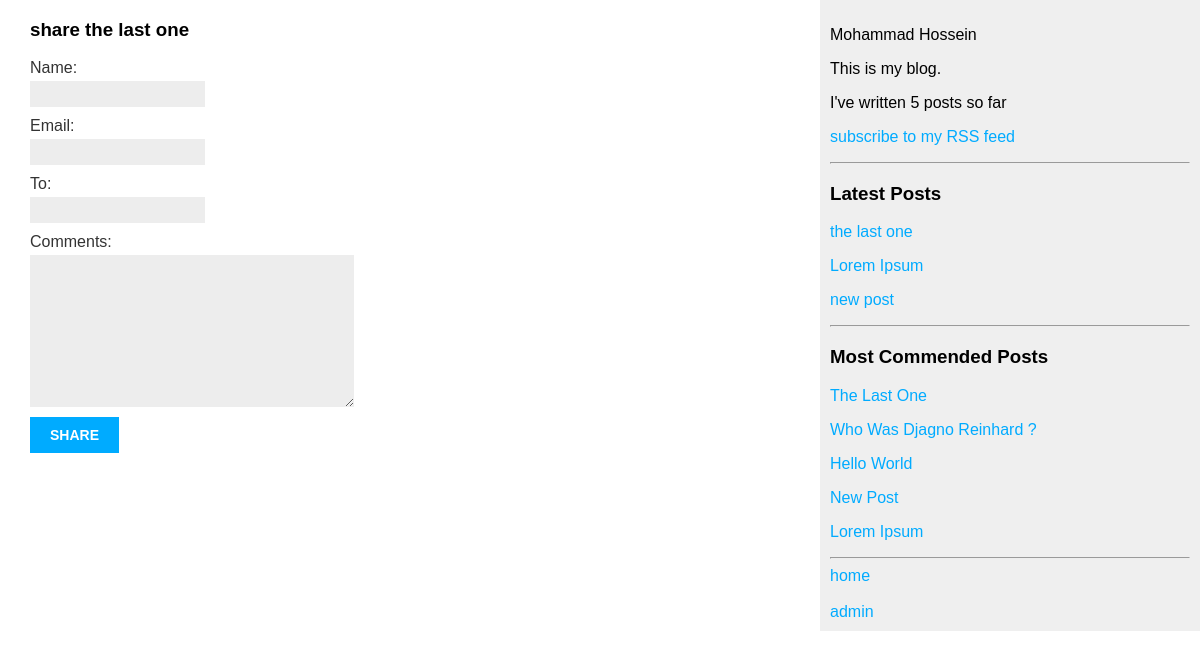
The page /blog/5/share/ on the database as committed earlier.
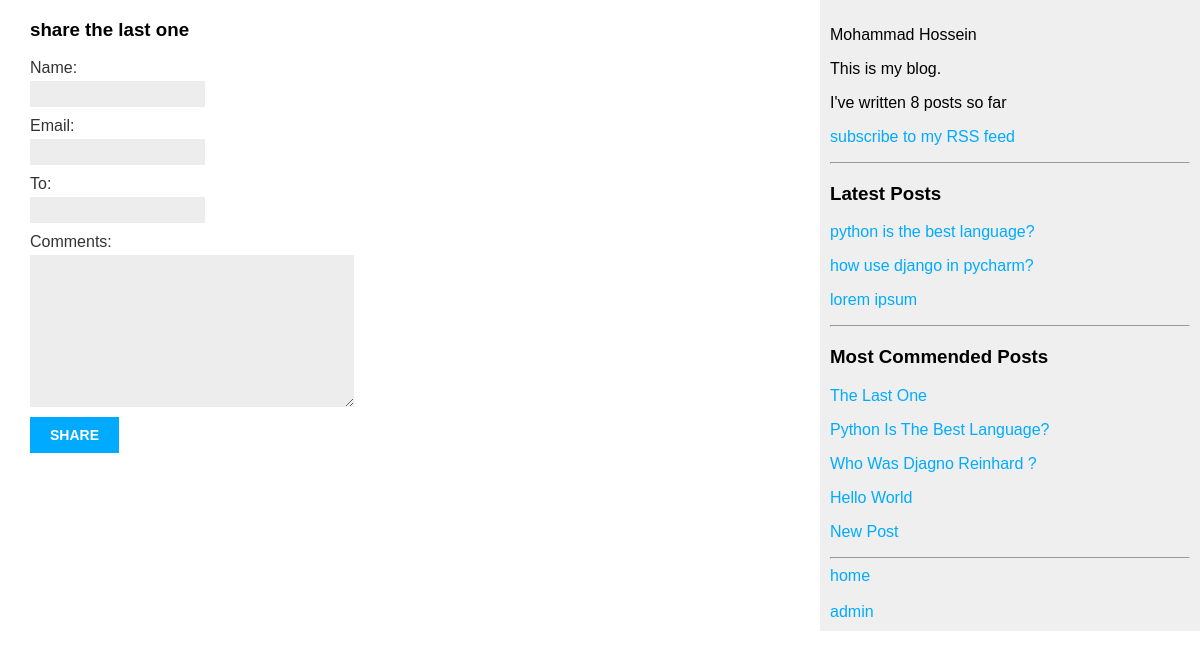
The same page on the database as committed later.
### blog/models.py (models this page shows, shortened)
class Post(models.Model):
    class Status(models.TextChoices):
        DRAFT = "DF", "Draft"
        PUBLISHED = "PB", "Published"
    title = models.CharField(max_length=250)
    slug = models.SlugField(max_length=250, unique_for_date='publish')
    tags = TaggableManager()
    author = models.ForeignKey(User, on_delete=models.CASCADE, related_name='posts')
    body = models.TextField()
    publish = models.DateTimeField(default=timezone.now)
    created = models.DateTimeField(auto_now_add=True)
    updated = models.DateTimeField(auto_now=True)
    status = models.CharField(max_length=2, choices=Status.choices, default=Status.DRAFT)
    objects = models.Manager()
    published = PublishedManager()
    class Meta:
        ordering = ['-publish']
        indexes = [
            models.Index(fields=['-publish']),
        ]
    def get_absolute_url(self):
        return reverse('blog:post_detail', args=[self.publish.year, self.publish.month, self.publish.day, self.slug])

### blog/views.py (the view)
# urls.py: path('<int:post_id>/share/', post_share, name='post_share'),
def post_share(request, post_id):
    post = get_object_or_404(Post, id=post_id, status=Post.Status.PUBLISHED)
    sent = False
    if request.method == 'POST':
        form = EmailPostForm(request.POST)
        if form.is_valid():
            cd = form.cleaned_data
            post_url = request.build_absolute_uri(
                post.get_absolute_url())
            subject = f"{cd['name']} recommends you read " \
                      f"{post.title}"
            message = f"Read {post.title} at {post_url}\n\n" \
                      f"{cd['name']}\'s comments: {cd['comments']}"
            send_mail(subject, message, 'budeikin52@gmail.com', [cd['to'], ])
            sent = True
    else:
        form = EmailPostForm()
    return render(request, 'blog/post/share.html', {'post': post, 'form': form, 'sent': sent})

### blog/forms.py
class EmailPostForm(forms.Form):
    name = forms.CharField(max_length=25)
    email = forms.EmailField()
    to = forms.EmailField()
    comments = forms.CharField(required=False,
                               widget=forms.Textarea)

### blog/models.py (called while the page is built)
    def get_queryset(self):
        return super().get_queryset().filter(status=Post.Status.PUBLISHED)

### blog/templatetags/blog_tags.py (called while the page is built)
@register.simple_tag
def total_posts():
    return Post.published.count()

@register.inclusion_tag('blog/post/latest_posts.html')
def recent_posts(count=5):
    latest_posts = Post.published.order_by('-publish')[:count]
    return {'latest_posts': latest_posts}

@register.simple_tag
def get_most_commended_posts(count=5):
    return Post.published.annotate(total_comments=Count('comments')).order_by('-total_comments')[:count]

### blog/templates/blog/post/share.html (shortened to what this page needs)
{% extends 'blog/base.html' %}
{% block content %}
    <div>
        {% if sent %}
            <h3>{{ post.tile }} sent successfully to {{ form.cleaned_data.to }}</h3>
        {% else %}
            <h3>share {{ post.title }}</h3>
            <form method="post">
                {{ form.as_p }}
                <input type="submit" value="share">
            </form>
        {% endif %}
    </div>
{% endblock %}

### blog/templates/blog/base.html (shortened to what this page needs)
{% load static %}
{% load blog_tags %}
<!DOCTYPE html>
<html lang="en">
<head>
    <link rel="stylesheet" href="{% static 'blog/css/blog.css' %}">
</head>
<body>
<div id="content">
    {% block content %}
    {% endblock %}
</div>
<div id="sidebar">
    <p>Mohammad Hossein</p>
    <p>This is my blog.</p>
    <p>I've written {% total_posts %} posts so far</p>
    <p>
        <a href="{% url 'blog:post_feed' %}">subscribe to my RSS feed</a>
    </p>
    <hr>
    <h3>Latest Posts</h3>
    {% recent_posts 3 %}
    <hr>
    <h3>Most Commended Posts</h3>
    {% get_most_commended_posts as most_commented_posts %}
    {% for post in most_commented_posts %}
        <a href="{{ post.get_absolute_url }}"><p>{{ post.title|title }}</p></a>
    {% endfor %}
    <hr>
    <a href="http://127.0.0.1:8000/blog/">home</a><br><br>
    <a href="http://127.0.0.1:8000/admin/">admin</a>
</div>
</body>
</html>

### blog/templates/blog/post/latest_posts.html
{% for post in latest_posts %}
    <a href="{{ post.get_absolute_url }}"><p>{{ post.title }}</p></a>
{% endfor %}

Rows that differ between the two databases and show on the page:
no longer on one of the page's lists (row unchanged): Post: title "the last one"
no longer on this page (row unchanged): Post: title "Lorem Ipsum"
no longer on one of the page's lists (row unchanged): Post: title "new post"
added Post: title "python is the best language?", title "Python Is The Best Language?"
added Post: title "how use django in pycharm?", shown under "Latest Posts"
added Post: title "lorem ipsum", shown under "Latest Posts"
Other text that changed with them:
text no longer shown: "5"
text now shown: "8"
